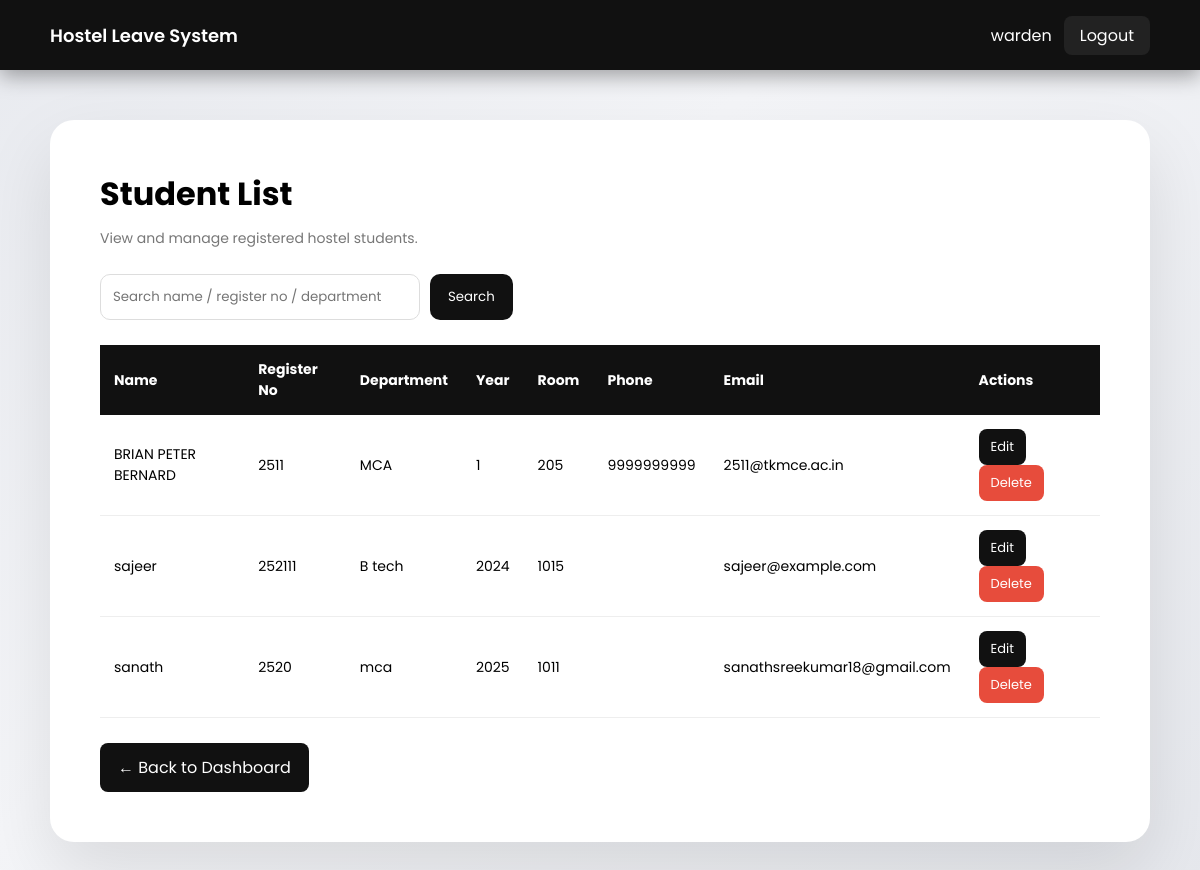
Page /warden/view_students.php (signed in) on the earlier database version.
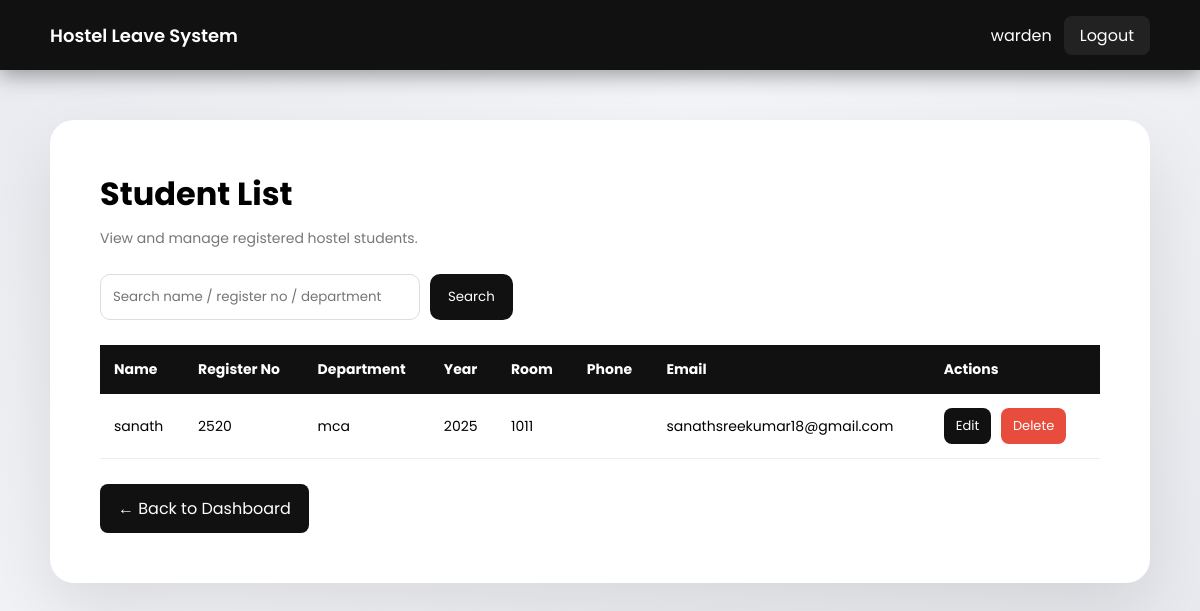
Same page on the later database version.
### tables this page shows
CREATE TABLE `student_profiles` (
  `id` int(11) NOT NULL,
  `user_id` int(11) NOT NULL,
  `register_number` varchar(50) DEFAULT NULL,
  `department` varchar(100) DEFAULT NULL,
  `year` int(11) DEFAULT NULL,
  `room_number` varchar(20) DEFAULT NULL,
  `phone` varchar(15) DEFAULT NULL
);

CREATE TABLE `users` (
  `id` int(11) NOT NULL,
  `role_id` int(11) NOT NULL,
  `name` varchar(100) NOT NULL,
  `username` varchar(50) NOT NULL,
  `password` varchar(255) NOT NULL,
  `email` varchar(100) DEFAULT NULL,
  `parent_email` varchar(100) DEFAULT NULL,
  `teacher_email` varchar(100) DEFAULT NULL,
  `created_at` timestamp NOT NULL DEFAULT current_timestamp(),
  `register_number` varchar(50) DEFAULT NULL
);

### warden/view_students.php (the view, shortened to what this page needs)
<?php
include("../config/db.php");
$search = isset($_GET["search"]) ? trim($_GET["search"]) : "";
if ($search != "") {
    $stmt = $conn->prepare("
    SELECT users.id, users.name, users.email,
           student_profiles.register_number,
           student_profiles.department,
           student_profiles.year,
           student_profiles.room_number,
           student_profiles.phone
    FROM users
    LEFT JOIN student_profiles ON users.id = student_profiles.user_id
    JOIN roles ON users.role_id = roles.id
    WHERE roles.role_name='student'
    AND (
        users.name LIKE ?
        OR student_profiles.register_number LIKE ?
        OR student_profiles.department LIKE ?
    )
    ORDER BY users.name ASC
    ");
    $like = "%$search%";
    $stmt->bind_param("sss", $like, $like, $like);
    $stmt->execute();
    $result = $stmt->get_result();
} else {
    $result = $conn->query("
    SELECT users.id, users.name, users.email,
           student_profiles.register_number,
           student_profiles.department,
           student_profiles.year,
           student_profiles.room_number,
           student_profiles.phone
    FROM users
    LEFT JOIN student_profiles ON users.id = student_profiles.user_id
    JOIN roles ON users.role_id = roles.id
    WHERE roles.role_name='student'
    ORDER BY users.name ASC
    ");
}
?>
<!DOCTYPE html>
<html>
<head>
</head>
<body>
<div class="topbar">
<div class="logo">Hostel Leave System</div>
<div>
<?php echo $_SESSION["username"]; ?>
<a class="logout-btn" href="../auth/logout.php">Logout</a>
</div>
</div>
<div class="container">
<h1>Student List</h1>
<div class="sub">View and manage registered hostel students.</div>
<form method="GET" class="search-box">
<input type="text" name="search" placeholder="Search name / register no / department" value="<?php echo htmlspecialchars($search); ?>">
<button type="submit">Search</button>
</form>
<?php if($result->num_rows > 0) { ?>
<table>
<tr>
<th>Name</th>
<th>Register No</th>
<th>Department</th>
<th>Year</th>
<th>Room</th>
<th>Phone</th>
<th>Email</th>
<th>Actions</th>
</tr>
<?php while($row = $result->fetch_assoc()) { ?>
<tr>
<td><?php echo htmlspecialchars($row["name"]); ?></td>
<td><?php echo htmlspecialchars($row["register_number"]); ?></td>
<td><?php echo htmlspecialchars($row["department"]); ?></td>
<td><?php echo htmlspecialchars($row["year"]); ?></td>
<td><?php echo htmlspecialchars($row["room_number"]); ?></td>
<td><?php echo htmlspecialchars($row["phone"]); ?></td>
<td><?php echo htmlspecialchars($row["email"]); ?></td>
<td>
<a class="btn edit"
href="edit_student.php?id=<?php echo $row['id']; ?>">
Edit
</a>
<a class="btn delete"
href="delete_student.php?id=<?php echo $row['id']; ?>"
onclick="return deleteConfirm()">
Delete
</a>
</td>
</tr>
<?php } ?>
</table>
<?php } else { ?>
<div class="empty">No students found.</div>
<?php } ?>
<a href="dashboard.php" class="back-btn">← Back to Dashboard</a>
</div>
</body>
</html>

### warden/view_students.php (style rules this page uses)
* { margin:0; padding:0; box-sizing:border-box; font-family:'Poppins',sans-serif; }
body { min-height:100vh; background:linear-gradient(135deg,#e8eaef 0%,#f4f5f8 40%,#e6e8ed 100%); padding:120px 50px 50px 50px; }
.topbar { position:fixed; top:0; left:0; width:100%; height:70px; background:#111; display:flex; justify-content:space-between; align-items:center; padding:0 50px; color:#fff; z-index:1000; box-shadow:0 6px 20px rgba(0,0,0,0.35); }
.logo { font-size:18px; font-weight:600; }
.logout-btn { padding:8px 16px; background:#222; color:#fff; text-decoration:none; border-radius:8px; margin-left:12px; }
.container { max-width:1400px; margin:auto; background:#fff; padding:50px; border-radius:24px; box-shadow:0 30px 70px rgba(0,0,0,0.10); }
h1 { font-size:32px; margin-bottom:10px; }
.sub { color:#777; font-size:14px; margin-bottom:25px; }
.search-box { display:flex; gap:10px; margin-bottom:25px; }
.search-box input { padding:12px; width:320px; border:1px solid #ddd; border-radius:10px; outline:none; }
.search-box button { padding:12px 18px; background:#111; color:#fff; border:none; border-radius:10px; cursor:pointer; }
table { width:100%; border-collapse:collapse; }
th { background:#111; color:#fff; padding:14px; font-size:14px; text-align:left; }
td { padding:14px; border-bottom:1px solid #eee; font-size:14px; }
.btn { padding:8px 12px; text-decoration:none; border-radius:8px; font-size:13px; display:inline-block; margin-right:6px; }
.edit { background:#111; color:#fff; }
.delete { background:#e74c3c; color:#fff; }
.back-btn { display:inline-block; margin-top:25px; padding:12px 18px; background:#111; color:#fff; text-decoration:none; border-radius:8px; }

Differences in the rows shown:
removed student_profiles: user.name "BRIAN PETER BERNARD", register_number "2511", department "MCA", year "1", room_number "205", phone "9999999999", user.email "2511@tkmce.ac.in"
removed student_profiles: user.name "sajeer", register_number "252111", department "B tech", year "2024", room_number "1015", user.email "sajeer@example.com"
